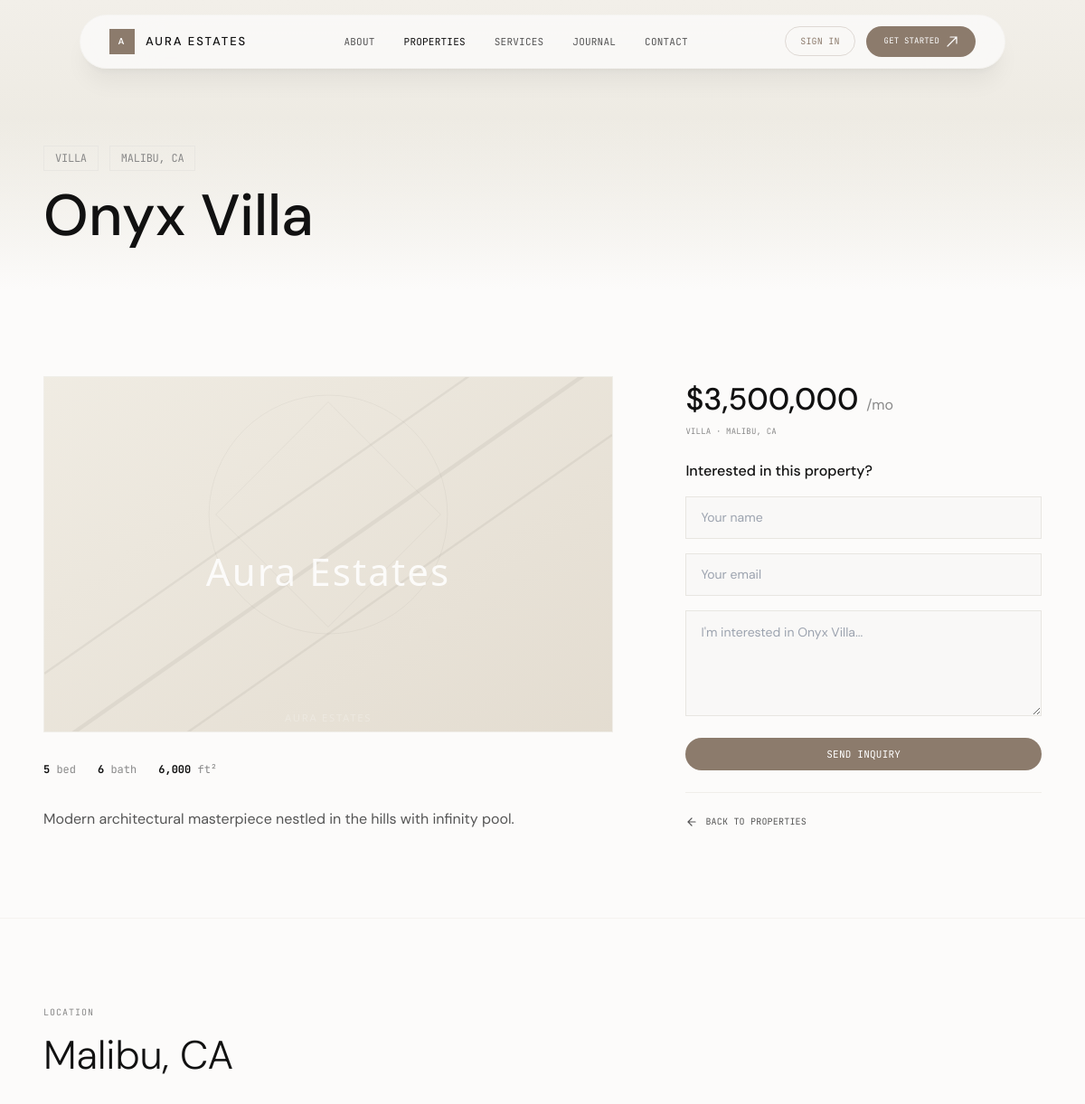
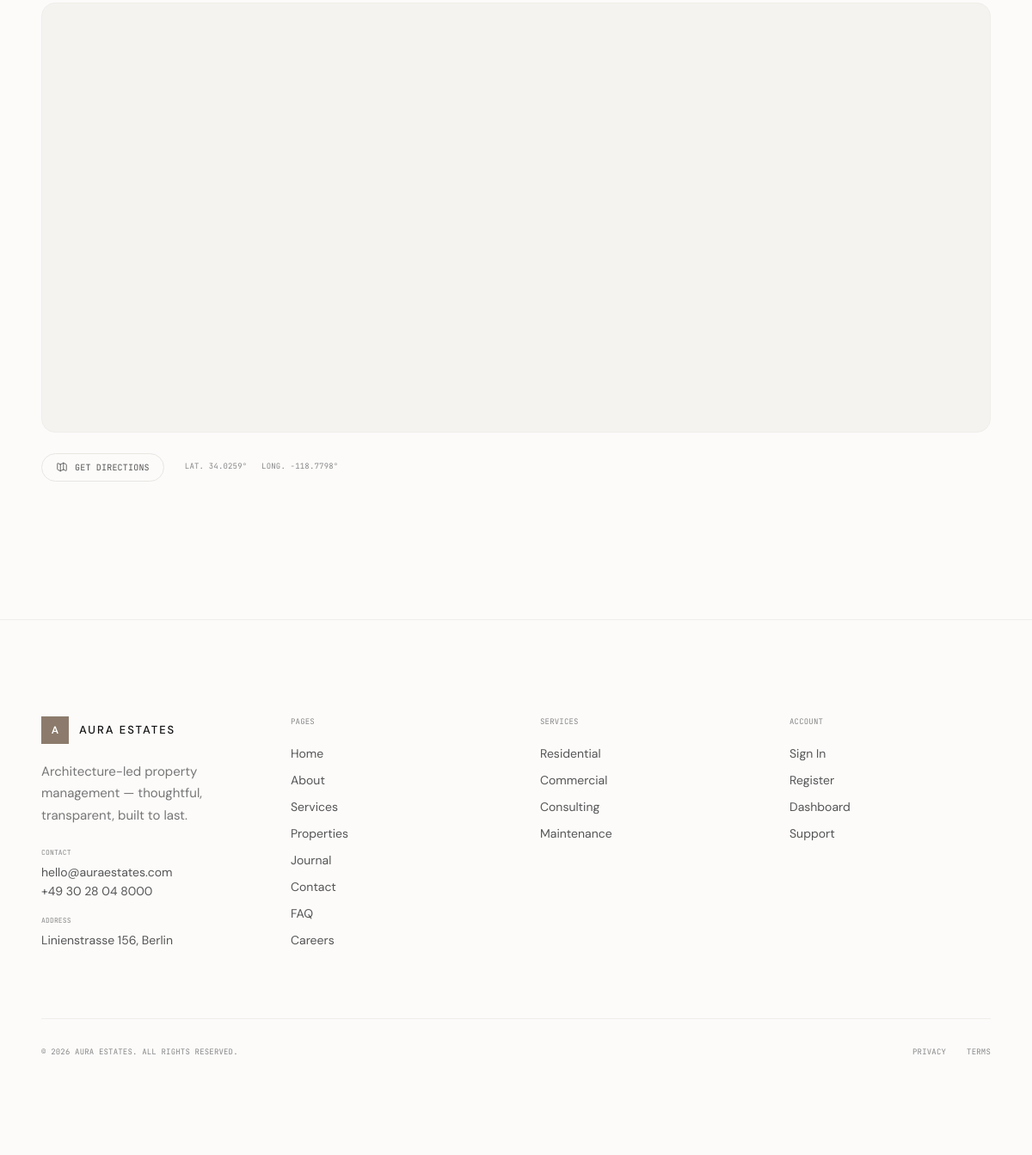
/property-detail?id=2, run on the app's committed database (2 pictures, top to bottom).
### tables this page shows
CREATE TABLE IF NOT EXISTS properties (
    id INT AUTO_INCREMENT PRIMARY KEY,
    title VARCHAR(255) NOT NULL,
    description TEXT,
    price DECIMAL(15, 2) NOT NULL,
    location VARCHAR(255) NOT NULL,
    latitude DECIMAL(10, 7) DEFAULT NULL,
    longitude DECIMAL(10, 7) DEFAULT NULL,
    property_type VARCHAR(100) NOT NULL,
    bedrooms INT NOT NULL,
    bathrooms INT NOT NULL,
    area_sqft INT NOT NULL,
    main_image VARCHAR(255),
    is_available TINYINT(1) DEFAULT 1,
    created_at TIMESTAMP DEFAULT CURRENT_TIMESTAMP,
    INDEX idx_coordinates (latitude, longitude)
);

### resources/views/pages/property-detail.php (the view, shortened to what this page needs)
<?php
$database = new Database();
$db = $database->getConnection();
$id = isset($_GET['id']) ? (int)$_GET['id'] : 0;
$stmt = $db->prepare("SELECT * FROM properties WHERE id = ?");
$stmt->execute([$id]);
$property = $stmt->fetch(PDO::FETCH_ASSOC);
?>
<?php include __DIR__ . '/../partials/header.php'; ?>
<section class="page-hero bg-bg-alt" style="background: linear-gradient(180deg, #f2efe9 0%, #e8e5db 100%);">
    <div class="max-w-[120rem] mx-auto px-6 lg:px-12 w-full relative z-10">
        <div class="flex flex-wrap gap-3 font-mono text-[0.625rem] lg:text-[0.75rem] tracking-[-0.02em] uppercase text-muted mb-4">
            <span class="border border-border px-3 py-1"><?php echo htmlspecialchars($property['property_type']); ?></span>
            <span class="border border-border px-3 py-1"><?php echo htmlspecialchars($property['location']); ?></span>
        </div>
        <h1 class="font-sans font-medium text-[2.5rem] lg:text-[4rem] leading-[1.05] text-ink max-w-[20ch]" data-split><?php echo htmlspecialchars($property['title']); ?></h1>
    </div>
</section>
<section class="py-16 lg:py-24" data-reveal>
    <div class="max-w-[120rem] mx-auto px-6 lg:px-12">
        <div class="grid grid-cols-1 lg:grid-cols-5 gap-12 lg:gap-20">
            <div class="lg:col-span-3">
                <div class="aspect-[16/10] bg-surface border border-border-light overflow-hidden mb-8">
                    <?php if (!empty($property['main_image'])): ?>
                    <img src="<?php echo htmlspecialchars($property['main_image']); ?>" class="w-full h-full object-cover" alt="<?php echo htmlspecialchars($property['title']); ?>" data-image-reveal onerror="this.onerror=null;this.src='resources/placeholders/property.svg';">
                    <?php else: ?>
                    <div class="w-full h-full flex items-center justify-center"><i class="fas fa-building text-4xl text-muted"></i></div>
                    <?php endif; ?>
                </div>
                <div class="flex gap-6 mb-8 font-mono text-[0.625rem] lg:text-[0.75rem] text-muted">
                    <span><strong class="text-ink"><?php echo $property['bedrooms']; ?></strong> bed</span>
                    <span><strong class="text-ink"><?php echo $property['bathrooms']; ?></strong> bath</span>
                    <span><strong class="text-ink"><?php echo number_format($property['area_sqft']); ?></strong> ft&sup2;</span>
                </div>
                <div class="font-sans text-[0.9375rem] lg:text-[1rem] leading-[1.7] text-ink-secondary space-y-4">
                    <p><?php echo nl2br(htmlspecialchars($property['description'] ?? '')); ?></p>
                </div>
            </div>
            <div class="lg:col-span-2" data-reveal>
                    <p class="font-sans font-medium text-[1.5rem] lg:text-[2.125rem] text-ink mb-1">$<?php echo number_format($property['price']); ?> <span class="font-normal text-muted text-[1rem]">/mo</span></p>
                    <p class="font-mono text-[0.5625rem] tracking-[0.02em] uppercase text-muted mb-6"><?php echo htmlspecialchars($property['property_type']); ?> &middot; <?php echo htmlspecialchars($property['location']); ?></p>
                    <p class="font-sans font-medium text-[1rem] text-ink mb-4">Interested in this property?</p>
                    <form action="/contact" method="GET" class="flex flex-col gap-4">
                        <input type="text" name="name" class="input-field" placeholder="Your name" required>
                        <input type="email" name="email" class="input-field" placeholder="Your email" required>
                        <textarea name="message" class="input-field resize-y leading-relaxed" rows="4" placeholder="I'm interested in <?php echo htmlspecialchars($property['title']); ?>..." required></textarea>
                        <button type="submit" class="btn-primary w-full justify-center mt-2">Send Inquiry</button>
                    </form>
                    <div class="mt-6 pt-6 border-t border-border-light">
                        <a href="/properties" class="flex items-center gap-2 font-mono text-[0.625rem] tracking-[0.02em] uppercase text-ink-secondary hover:text-ink transition-colors no-underline">
                            <svg width="14" height="14" viewBox="0 0 14 14" fill="none"><path d="M11 7H3M3 7l4-4M3 7l4 4" stroke="currentColor" stroke-width="1.2" stroke-linecap="round" stroke-linejoin="round"/></svg>
                            Back to Properties
                        </a>
                    </div>
                </div>
            </div>
        </div>
</section>
<?php if (!empty($property['latitude']) && !empty($property['longitude'])): ?>
<section class="py-16 lg:py-24 border-t border-border/40" data-reveal>
    <div class="max-w-[120rem] mx-auto px-6 lg:px-12">
        <div class="flex flex-col gap-4 mb-8">
            <p class="font-mono text-[0.625rem] tracking-[0.1em] uppercase text-muted">Location</p>
            <h2 class="font-sans font-light text-[2rem] lg:text-[2.75rem] leading-[1.1] text-ink">
                <?php echo htmlspecialchars($property['location']); ?>
            </h2>
        </div>
        <div id="property-map" class="w-full h-[400px] lg:h-[500px] bg-bg-alt border border-border-light rounded-2xl overflow-hidden"></div>
        <div class="mt-6 flex flex-wrap gap-6">
            <a href="https://www.google.com/maps/dir/?api=1&destination=<?php echo htmlspecialchars($property['latitude'] . ',' . $property['longitude']); ?>"
               target="_blank" rel="noopener noreferrer"
               class="inline-flex items-center gap-2 font-mono text-[0.625rem] tracking-[0.02em] uppercase text-ink-secondary hover:text-accent transition-colors no-underline border border-border px-4 py-2 rounded-full">
                Get Directions
            </a>
            <span class="font-mono text-[0.5625rem] tracking-[0.02em] text-muted self-center">
                LAT. <?php echo number_format((float)$property['latitude'], 4); ?>&deg; &nbsp; LONG. <?php echo number_format((float)$property['longitude'], 4); ?>&deg;
            </span>
        </div>
    </div>
</section>
<?php endif; ?>
<?php include __DIR__ . '/../partials/footer.php'; ?>

### resources/css/saas.css (style rules this page uses)
*, *::before, *::after { margin: 0; padding: 0; box-sizing: border-box; }
body { font-family: 'DM Sans', sans-serif; background-color: #fcfbfa; color: #111111; -webkit-font-smoothing: antialiased; -moz-osx-font-smoothing: grayscale; overflow-x: hidden; }
body { opacity: 0; }
body.page-entered { opacity: 1; }
.btn-primary { display: inline-flex; align-items: center; gap: 0.5rem; font-family: 'JetBrains Mono', monospace; font-size: 0.6875rem; letter-spacing: 0.02em; text-transform: uppercase; color: #ffffff; background: #8c7b6c; padding: 0.625rem 1.25rem; border-radius: 9999px; text-decoration: none; transition: background 0.3s ease, transform 0.3s ease, box-shadow 0.3s ease; border: none; cursor: pointer; }
.input-field { width: 100%; font-family: 'DM Sans', sans-serif; font-size: 0.875rem; color: #111111; background: rgba(28,27,24,0.01); border: 1px solid #e8e6e1; padding: 0.75rem 1rem; outline: none; transition: border-color 0.3s ease; }

### resources/views/partials/header.php (style rules this page uses)
.page-hero { min-height: 40vh; display: flex; align-items: flex-end; padding: 8rem 0 3rem; position: relative; overflow: hidden; }
.page-hero::after { content: ''; position: absolute; inset: 0; background: linear-gradient(180deg, transparent 40%, rgba(252,251,250,1) 100%); pointer-events: none; }

### data on the page
properties: property_type "VILLA", location "MALIBU, CA", bedrooms "5", bathrooms "6", area_sqft "6,000", description "Modern architectural masterpiece nestled in the hills with infinity pool.", price "3,500,000", message "I'm interested in Onyx Villa...", location "Malibu, CA", latitude "34.0259", longitude "-118.7798"
